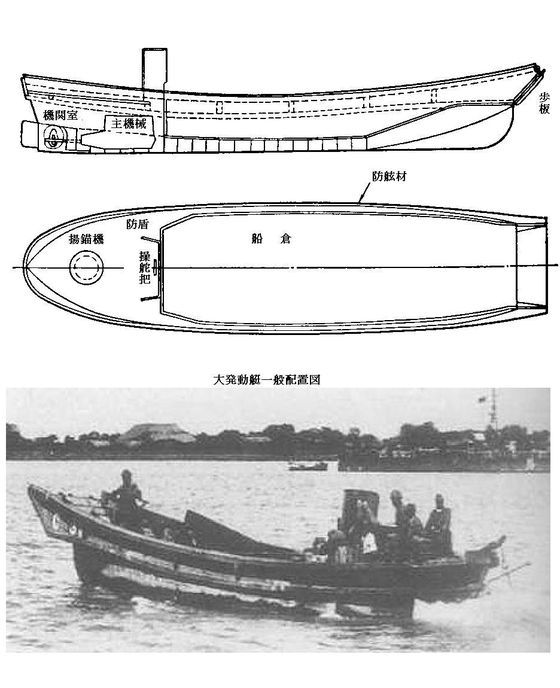
#> input picture assets/ships/daihatsu-class-landing-craft.jpg, 560 x 688 px
$ python inspect-shot.py ../assets/ships/daihatsu-class-landing-craft.jpg
#> lines starting #> are read from the running program, lines starting #| are printed output that depends on the picture
"""截图分析：无法直接看图时，用像素统计 + 连通域检测判断画面是否正常渲染。

用法: python tools/inspect-shot.py shots/adv600.png
"""
import sys
from collections import deque
from PIL import Image

BLOCK = 3   # 下采样块大小


def region_stats(im, box, label):
    crop = im.crop(box)
    px = list(crop.getdata())
    n = len(px)
    if n == 0:
        return
    r = sum(p[0] for p in px) / n
    g = sum(p[1] for p in px) / n
    b = sum(p[2] for p in px) / n
    bright = sum(1 for p in px if p[0] + p[1] + p[2] > 330)
    print(f"  {label:<12} mean=({r:5.1f},{g:5.1f},{b:5.1f})  亮像素={bright:6d}  色数={len(set(px)):5d}")


def blobs(im, pred, min_px=6, label=""):
    w, h = im.size
    sw, sh = w // BLOCK, h // BLOCK
    small = im.resize((sw, sh), Image.BILINEAR)
    px = small.load()
    mask = [[False] * sw for _ in range(sh)]
    for y in range(sh):
        for x in range(sw):
            r, g, b = px[x, y]
            if pred(r, g, b):
                mask[y][x] = True
    seen = [[False] * sw for _ in range(sh)]
    out = []
    for y in range(sh):
        for x in range(sw):
            if not mask[y][x] or seen[y][x]:
                continue
            q = deque([(x, y)])
            seen[y][x] = True
            pts = []
            while q:
                cx, cy = q.popleft()
                pts.append((cx, cy))
                for dx, dy in ((1, 0), (-1, 0), (0, 1), (0, -1)):
                    nx, ny = cx + dx, cy + dy
                    if 0 <= nx < sw and 0 <= ny < sh and mask[ny][nx] and not seen[ny][nx]:
                        seen[ny][nx] = True
                        q.append((nx, ny))
            if len(pts) >= min_px:
                mx = sum(p[0] for p in pts) / len(pts) * BLOCK
                my = sum(p[1] for p in pts) / len(pts) * BLOCK
                out.append((len(pts), int(mx), int(my)))
    out.sort(reverse=True)
    print(f"  {label}: {len(out)} 个连通域")
    for n, mx, my in out[:10]:
        print(f"     面积={n:4d}  中心=({mx:4d},{my:4d})")
    return out


def main(path):
    im = Image.open(path).convert('RGB')
#> im is the input picture: PIL image 560x688 RGB; min 0, max 255, mean 212.5
    w, h = im.size
#> w = 560; h = 688
    print(f"图像 {w}x{h}")
#| 图像 560x688
    print("区域统计:")
    region_stats(im, (0, 0, w, 56), '顶栏')
#> in region_stats, `crop = im.crop(box)`:
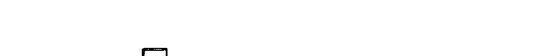
#> crop: PIL image 560x56 RGB; min 0, max 255, mean 254.2
#> in region_stats, `px = list(crop.getdata())`: px = 31360 items
#> in region_stats, `n = len(px)`: n = 31360
#> in region_stats, `r = sum(p[0] for p in px) / n`: r = 254.2
#> in region_stats, `bright = sum(1 for p in px if p[0] + p[1] + p[2] > 330)`: bright = 31275
#|   顶栏           mean=(254.2,254.2,254.2)  亮像素= 31275  色数=   95
    region_stats(im, (0, 56, 234, h), '左侧编队')
#> call 2 of region_stats, with box = (0, 56, 234, 688), label = '左侧编队'
#> in region_stats (call 2), `crop = im.crop(box)`:
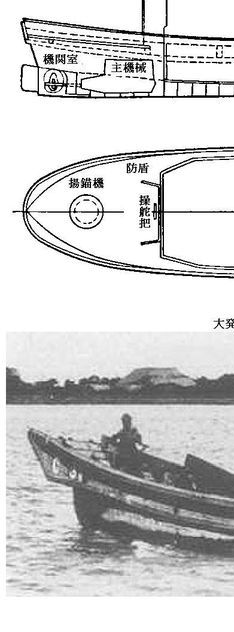
#> crop: PIL image 234x632 RGB; min 0, max 255, mean 209
#> in region_stats (call 2), `px = list(crop.getdata())`: px = 147888 items
#> in region_stats (call 2), `n = len(px)`: n = 147888
#> in region_stats (call 2), `r = sum(p[0] for p in px) / n`: r = 209
#> in region_stats (call 2), `bright = sum(1 for p in px if p[0] + p[1] + p[2] > 330)`: bright = 125119
#|   左侧编队         mean=(209.0,209.0,209.0)  亮像素=125119  色数=  256
    region_stats(im, (w - 308, 56, w, h), '右侧详情')
#> call 3 of region_stats, with box = (252, 56, 560, 688), label = '右侧详情'
#> in region_stats (call 3), `crop = im.crop(box)`:
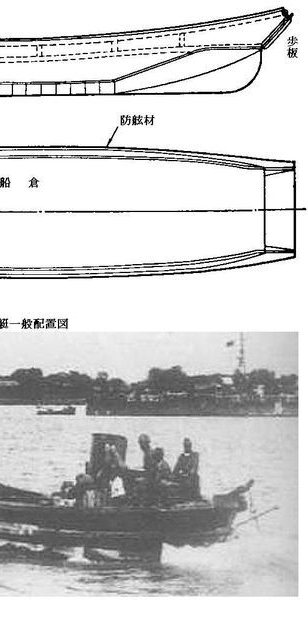
#> crop: PIL image 308x632 RGB; min 0, max 255, mean 208.6
#> in region_stats (call 3), `px = list(crop.getdata())`: px = 194656 items
#> in region_stats (call 3), `n = len(px)`: n = 194656
#> in region_stats (call 3), `r = sum(p[0] for p in px) / n`: r = 208.6
#> in region_stats (call 3), `bright = sum(1 for p in px if p[0] + p[1] + p[2] > 330)`: bright = 164486
#|   右侧详情         mean=(208.6,208.6,208.6)  亮像素=164486  色数=  256
    region_stats(im, (234, h - 152, w - 308, h), '底部战报')
#> call 4 of region_stats, with box = (234, 536, 252, 688), label = '底部战报'
#> in region_stats (call 4), `crop = im.crop(box)`:
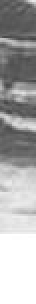
#> crop: PIL image 18x152 RGB (shown 2 times larger); min 71, max 255, mean 170
#> in region_stats (call 4), `px = list(crop.getdata())`: px = 2736 items, first 6: (93, 93, 93), (97, 97, 97), (101, 101, 101), (101, 101, 101), (95, 95, 95), (89, 89, 89)
#> in region_stats (call 4), `n = len(px)`: n = 2736
#> in region_stats (call 4), `r = sum(p[0] for p in px) / n`: r = 170
#> in region_stats (call 4), `bright = sum(1 for p in px if p[0] + p[1] + p[2] > 330)`: bright = 1795
#|   底部战报         mean=(170.0,170.0,170.0)  亮像素=  1795  色数=  170
    region_stats(im, (234, 56, w - 308, h - 152), '海图区域')
#> in region_stats (call 5), `crop = im.crop(box)`:
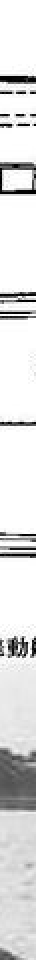
#> crop: PIL image 18x480 RGB (shown 2 times larger); min 0, max 255, mean 221.5
#> in region_stats (call 5), `px = list(crop.getdata())`: px = 8640 items, first 6: (255, 255, 255), (255, 255, 255), (255, 255, 255), (255, 255, 255), (255, 255, 255), (255, 255, 255)
#> in region_stats (call 5), `n = len(px)`: n = 8640
#> in region_stats (call 5), `r = sum(p[0] for p in px) / n`: r = 221.5
#> in region_stats (call 5), `bright = sum(1 for p in px if p[0] + p[1] + p[2] > 330)`: bright = 7763
#|   海图区域         mean=(221.5,221.5,221.5)  亮像素=  7763  色数=  246

    print("连通域:")
    blobs(im, lambda r, g, b: b > 150 and g > 150 and r < 160, 4, '青色(己方舰艇/UI)')
#> in blobs, `small = im.resize((sw, sh), Image.BILINEAR)`:
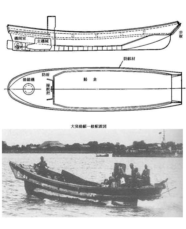
#> small: PIL image 186x229 RGB; min 10, max 255, mean 212.5
#> after the loop in blobs, `for y in range(sh):`: mask = 229 items
#|   青色(己方舰艇/UI): 18 个连通域
    blobs(im, lambda r, g, b: r > 190 and 110 < g < 210 and b < 130, 3, '琥珀(接触符号)')
#|   琥珀(接触符号): 0 个连通域

    print("颜色覆盖:")
    small = im.resize((w // 2, h // 2), Image.BILINEAR)
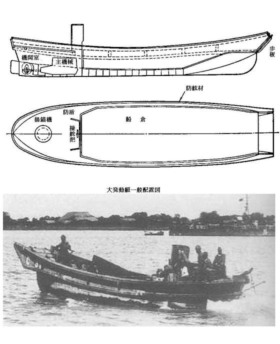
#> small: PIL image 280x344 RGB; min 6, max 255, mean 212.5
    pxs = list(small.getdata())
#> pxs = 96320 items
    def frac(pred):
        return sum(1 for p in pxs if pred(*p)) / len(pxs) * 100
    print(f"  海色 {frac(lambda r,g,b: b>r+20 and b<120):.1f}%  "
          f"陆地 {frac(lambda r,g,b: g>r+8 and g>b+8 and g<110):.1f}%  "
          f"暗底 {frac(lambda r,g,b: r+g+b<90):.1f}%")

    uniq = len(set(pxs))
#> uniq = 246
    if uniq < 40:
        print("❌ 画面接近纯色，可能没有渲染")
        return 1
    print("✅ 画面有内容")
    return 0


if __name__ == '__main__':
    sys.exit(main(sys.argv[1]))
#> (the program exits here)
